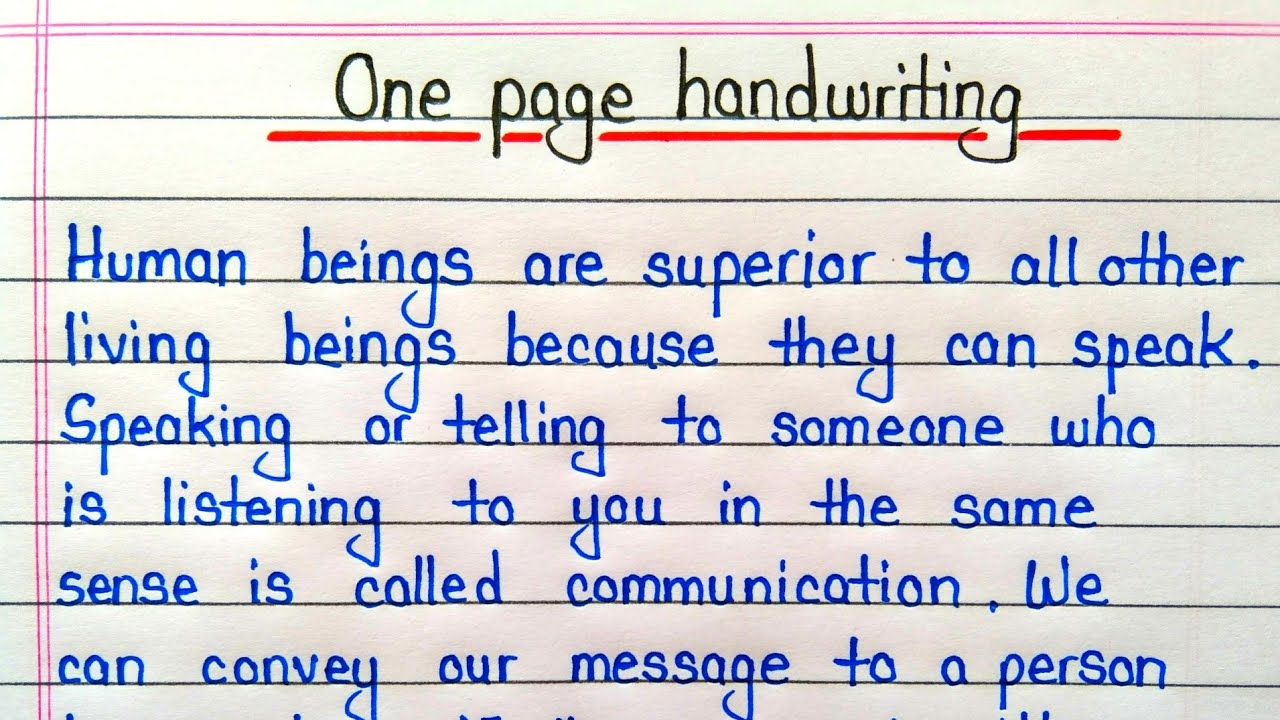
#> input picture webImplementation/server/uploads/lol.jpg, 1280 x 720 px, found by its file name
$ python splitt.py
#> lines starting #> are read from the running program, lines starting #| are printed output that depends on the picture
import os
from PIL import Image

# Open the image
image = Image.open("lol.jpg")
#> image is the input picture: PIL image 1280x720 RGB; mean R, G, B 209.4, 208.2, 214.4

# Get the width and height of the image
width, height = image.size
#> width = 1280; height = 720

# Calculate the height of each part
part_height = height // 4
#> part_height = 180

# Create a folder to save the parts
if not os.path.exists("output_folder"):
    os.makedirs("output_folder")

# Loop through and crop the image into 10 parts
for i in range(4):
    top = i * part_height
    bottom = (i + 1) * part_height
    part = image.crop((0, top, width, bottom))

    # Save each part in the output folder with a unique filename
    part.save(os.path.join("output_folder", f"part_{i + 1}.jpg"))
#> this loop made 4 passes
#> pass 1, `part = image.crop((0, top, width, bottom))`:
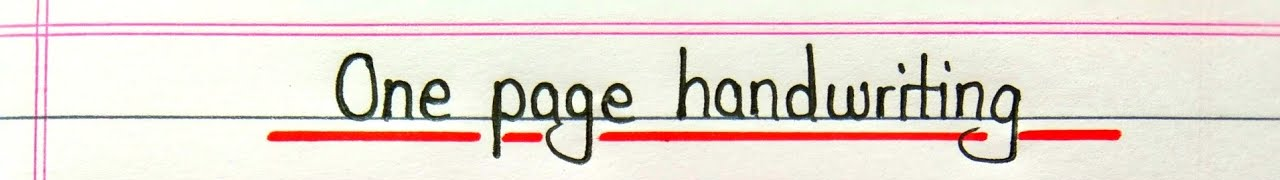
#> part: PIL image 1280x180 RGB; mean R, G, B 230.9, 221.1, 212.7
#> pass 2, `part = image.crop((0, top, width, bottom))`:
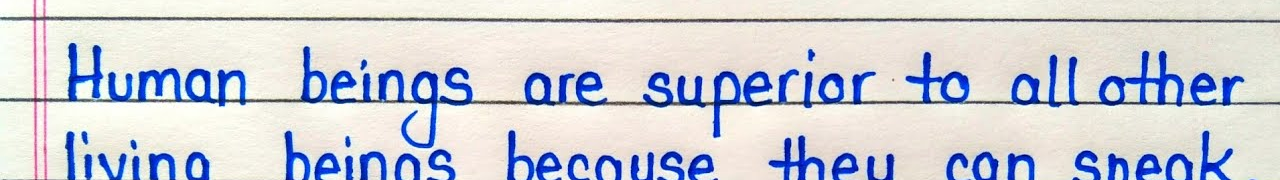
#> part: PIL image 1280x180 RGB; mean R, G, B 205.2, 207.6, 216.2
#> pass 3, `part = image.crop((0, top, width, bottom))`:
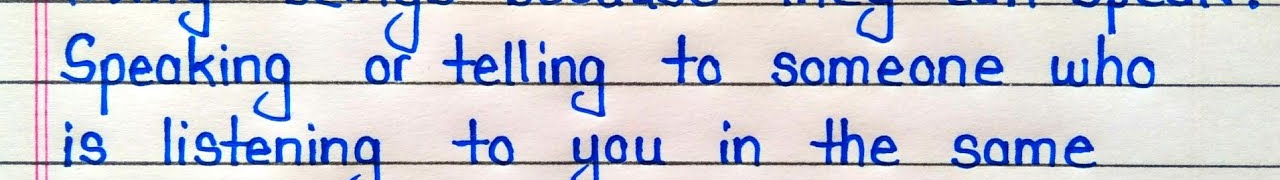
#> part: PIL image 1280x180 RGB; mean R, G, B 202.7, 204.4, 217
#> after the loop:
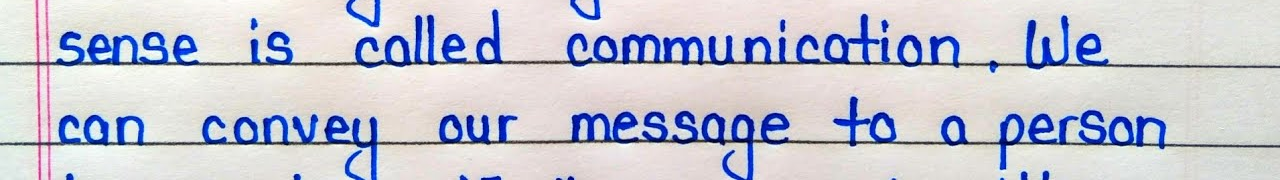
#> part: PIL image 1280x180 RGB; mean R, G, B 198.7, 199.9, 211.9

# Close the original image
image.close()

$ run again, with webImplementation/server/uploads/WhatsApp Image 2023-10-08 at 14.23.18_0282f533.jpg copied over webImplementation/server/uploads/lol.jpg
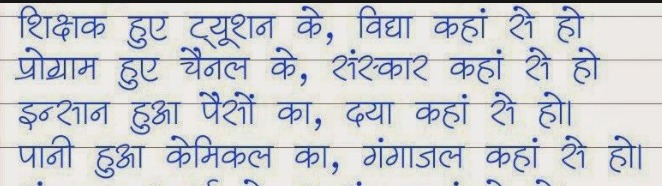
#> input picture webImplementation/server/uploads/WhatsApp Image 2023-10-08 at 14.23.18_0282f533.jpg, 662 x 186 px, found by its file name
#> image is the input picture: PIL image 662x186 RGB; mean R, G, B 204.6, 206.7, 210.4
#> the loop `for i in range(4):` made 4 passes
#> pass 1, `part = image.crop((0, top, width, bottom))`:
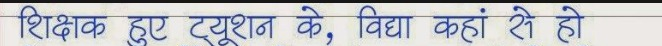
#> part: PIL image 662x46 RGB; mean R, G, B 194.6, 196.8, 201.1
#> after the loop `for i in range(4):`:
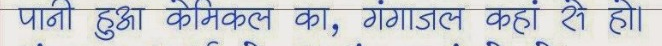
#> part: PIL image 662x46 RGB; mean R, G, B 205.6, 208.2, 212.1
